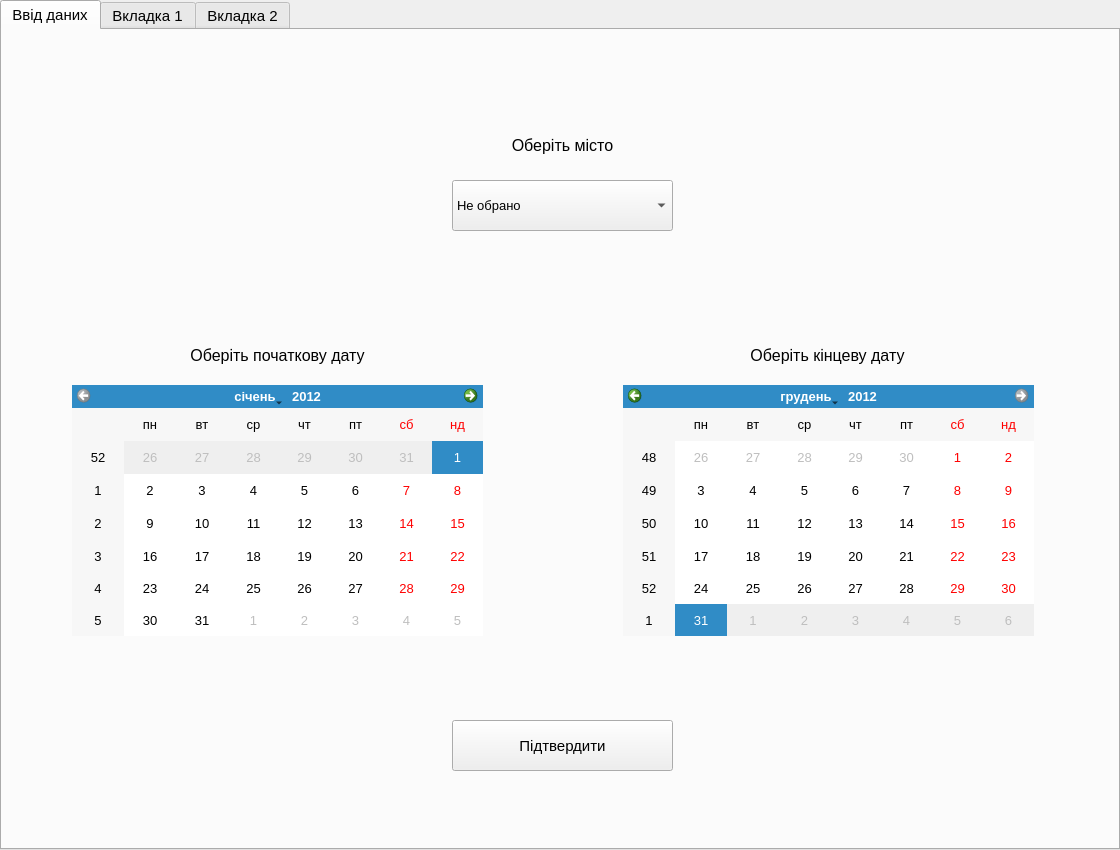
<?xml version="1.0" encoding="UTF-8"?>
<ui version="4.0">
 <class>MainWindow</class>
 <widget class="QMainWindow" name="MainWindow">
  <property name="geometry">
   <rect>
    <x>0</x>
    <y>0</y>
    <width>1120</width>
    <height>850</height>
   </rect>
  </property>
  <property name="font">
   <font>
    <family>MS Sans Serif</family>
    <pointsize>12</pointsize>
    <weight>50</weight>
    <italic>false</italic>
    <bold>false</bold>
    <underline>false</underline>
    <strikeout>false</strikeout>
    <stylestrategy>PreferDefault</stylestrategy>
    <kerning>true</kerning>
   </font>
  </property>
  <property name="windowTitle">
   <string>Лабораторна робота Рудика В. І. Группа ТІ-82</string>
  </property>
  <property name="locale">
   <locale language="Ukrainian" country="Ukraine"/>
  </property>
  <widget class="QWidget" name="centralwidget">
   <property name="enabled">
    <bool>true</bool>
   </property>
   <property name="font">
    <font>
     <family>MS Shell Dlg 2</family>
     <pointsize>12</pointsize>
     <weight>50</weight>
     <italic>false</italic>
     <bold>false</bold>
    </font>
   </property>
   <widget class="QTabWidget" name="tabWidget">
    <property name="geometry">
     <rect>
      <x>0</x>
      <y>0</y>
      <width>1120</width>
      <height>850</height>
     </rect>
    </property>
    <property name="font">
     <font>
      <family>MS Shell Dlg 2</family>
      <pointsize>11</pointsize>
     </font>
    </property>
    <property name="currentIndex">
     <number>0</number>
    </property>
    <widget class="QWidget" name="tab_0">
     <property name="font">
      <font>
       <family>MS Sans Serif</family>
       <pointsize>10</pointsize>
      </font>
     </property>
     <attribute name="title">
      <string>Ввід даних</string>
     </attribute>
     <widget class="QCalendarWidget" name="calendarWidget_1">
      <property name="geometry">
       <rect>
        <x>70</x>
        <y>355</y>
        <width>411</width>
        <height>251</height>
       </rect>
      </property>
      <property name="font">
       <font>
        <family>MS Shell Dlg 2</family>
       </font>
      </property>
      <property name="locale">
       <locale language="Ukrainian" country="Ukraine"/>
      </property>
      <property name="selectedDate">
       <date>
        <year>2012</year>
        <month>1</month>
        <day>1</day>
       </date>
      </property>
      <property name="minimumDate">
       <date>
        <year>2012</year>
        <month>1</month>
        <day>1</day>
       </date>
      </property>
      <property name="maximumDate">
       <date>
        <year>2012</year>
        <month>12</month>
        <day>30</day>
       </date>
      </property>
      <property name="gridVisible">
       <bool>false</bool>
      </property>
      <property name="navigationBarVisible">
       <bool>true</bool>
      </property>
      <property name="dateEditEnabled">
       <bool>true</bool>
      </property>
     </widget>
     <widget class="QCalendarWidget" name="calendarWidget_2">
      <property name="geometry">
       <rect>
        <x>621</x>
        <y>355</y>
        <width>411</width>
        <height>251</height>
       </rect>
      </property>
      <property name="font">
       <font>
        <family>MS Shell Dlg 2</family>
        <pointsize>10</pointsize>
       </font>
      </property>
      <property name="locale">
       <locale language="Ukrainian" country="Ukraine"/>
      </property>
      <property name="selectedDate">
       <date>
        <year>2012</year>
        <month>12</month>
        <day>31</day>
       </date>
      </property>
      <property name="minimumDate">
       <date>
        <year>2012</year>
        <month>1</month>
        <day>2</day>
       </date>
      </property>
      <property name="maximumDate">
       <date>
        <year>2012</year>
        <month>12</month>
        <day>31</day>
       </date>
      </property>
     </widget>
     <widget class="QComboBox" name="comboBox">
      <property name="geometry">
       <rect>
        <x>450</x>
        <y>150</y>
        <width>221</width>
        <height>51</height>
       </rect>
      </property>
      <property name="font">
       <font>
        <family>MS Shell Dlg 2</family>
        <pointsize>10</pointsize>
       </font>
      </property>
      <property name="locale">
       <locale language="Ukrainian" country="Ukraine"/>
      </property>
      <property name="editable">
       <bool>false</bool>
      </property>
      <item>
       <property name="text">
        <string>Не обрано</string>
       </property>
      </item>
      <item>
       <property name="text">
        <string>Дніпро</string>
       </property>
      </item>
      <item>
       <property name="text">
        <string>Донецьк</string>
       </property>
      </item>
      <item>
       <property name="text">
        <string>Івано-Франківськ</string>
       </property>
      </item>
      <item>
       <property name="text">
        <string>Київ</string>
       </property>
      </item>
      <item>
       <property name="text">
        <string>Кривий ріг</string>
       </property>
      </item>
      <item>
       <property name="text">
        <string>Луганськ</string>
       </property>
      </item>
      <item>
       <property name="text">
        <string>Львів</string>
       </property>
      </item>
      <item>
       <property name="text">
        <string>Симферополь</string>
       </property>
      </item>
      <item>
       <property name="text">
        <string>Одеса</string>
       </property>
      </item>
      <item>
       <property name="text">
        <string>Харків</string>
       </property>
      </item>
     </widget>
     <widget class="QLabel" name="label_0">
      <property name="geometry">
       <rect>
        <x>450</x>
        <y>90</y>
        <width>221</width>
        <height>51</height>
       </rect>
      </property>
      <property name="font">
       <font>
        <family>MS Shell Dlg 2</family>
        <pointsize>12</pointsize>
       </font>
      </property>
      <property name="text">
       <string>Оберіть місто</string>
      </property>
      <property name="alignment">
       <set>Qt::AlignCenter</set>
      </property>
      <property name="wordWrap">
       <bool>false</bool>
      </property>
     </widget>
     <widget class="QLabel" name="label_1">
      <property name="geometry">
       <rect>
        <x>70</x>
        <y>300</y>
        <width>411</width>
        <height>51</height>
       </rect>
      </property>
      <property name="font">
       <font>
        <family>MS Shell Dlg 2</family>
        <pointsize>12</pointsize>
       </font>
      </property>
      <property name="text">
       <string>Оберіть початкову дату</string>
      </property>
      <property name="alignment">
       <set>Qt::AlignCenter</set>
      </property>
     </widget>
     <widget class="QLabel" name="label_2">
      <property name="geometry">
       <rect>
        <x>620</x>
        <y>300</y>
        <width>411</width>
        <height>51</height>
       </rect>
      </property>
      <property name="font">
       <font>
        <family>MS Shell Dlg 2</family>
        <pointsize>12</pointsize>
       </font>
      </property>
      <property name="text">
       <string>Оберіть кінцеву дату</string>
      </property>
      <property name="alignment">
       <set>Qt::AlignCenter</set>
      </property>
      <property name="wordWrap">
       <bool>false</bool>
      </property>
     </widget>
     <widget class="QPushButton" name="pushButtonConfirm">
      <property name="geometry">
       <rect>
        <x>450</x>
        <y>690</y>
        <width>221</width>
        <height>51</height>
       </rect>
      </property>
      <property name="font">
       <font>
        <family>MS Shell Dlg 2</family>
        <pointsize>11</pointsize>
       </font>
      </property>
      <property name="text">
       <string>Підтвердити</string>
      </property>
     </widget>
    </widget>
    <widget class="QWidget" name="tab_1">
     <attribute name="title">
      <string>Вкладка 1</string>
     </attribute>
     <widget class="QTabWidget" name="tabWidget_2">
      <property name="geometry">
       <rect>
        <x>4</x>
        <y>0</y>
        <width>1111</width>
        <height>811</height>
       </rect>
      </property>
      <property name="currentIndex">
       <number>0</number>
      </property>
      <widget class="QWidget" name="tab_tem">
       <attribute name="title">
        <string>Температурна активність</string>
       </attribute>
       <widget class="QTabWidget" name="tabWidgetin_tem">
        <property name="geometry">
         <rect>
          <x>0</x>
          <y>0</y>
          <width>1111</width>
          <height>781</height>
         </rect>
        </property>
        <property name="currentIndex">
         <number>1</number>
        </property>
        <widget class="QWidget" name="tab_tem1">
         <attribute name="title">
          <string>Температурні умови</string>
         </attribute>
         <widget class="QWidget" name="widget_tem1" native="true">
          <property name="geometry">
           <rect>
            <x>0</x>
            <y>0</y>
            <width>1101</width>
            <height>751</height>
           </rect>
          </property>
         </widget>
        </widget>
        <widget class="QWidget" name="tab_tem2">
         <attribute name="title">
          <string>Тривалість температурних режимів</string>
         </attribute>
         <widget class="QWidget" name="widget_tem2" native="true">
          <property name="geometry">
           <rect>
            <x>0</x>
            <y>0</y>
            <width>1101</width>
            <height>751</height>
           </rect>
          </property>
         </widget>
        </widget>
       </widget>
      </widget>
      <widget class="QWidget" name="tab_vit">
       <attribute name="title">
        <string>Вітряна активність</string>
       </attribute>
       <widget class="QTabWidget" name="tabWidgetin_vit">
        <property name="geometry">
         <rect>
          <x>0</x>
          <y>0</y>
          <width>1111</width>
          <height>781</height>
         </rect>
        </property>
        <property name="currentIndex">
         <number>1</number>
        </property>
        <widget class="QWidget" name="tab_vit1">
         <attribute name="title">
          <string>Роза вітрів</string>
         </attribute>
         <widget class="QWidget" name="widget_vit1" native="true">
          <property name="geometry">
           <rect>
            <x>0</x>
            <y>0</y>
            <width>1101</width>
            <height>751</height>
           </rect>
          </property>
         </widget>
        </widget>
        <widget class="QWidget" name="tab_vit2">
         <attribute name="title">
          <string>Тривалість режимів вітрової активності</string>
         </attribute>
         <widget class="QWidget" name="widget_vit2" native="true">
          <property name="geometry">
           <rect>
            <x>0</x>
            <y>0</y>
            <width>1101</width>
            <height>751</height>
           </rect>
          </property>
         </widget>
        </widget>
       </widget>
      </widget>
      <widget class="QWidget" name="tab_son">
       <attribute name="title">
        <string>Сонячна активність</string>
       </attribute>
       <widget class="QTabWidget" name="tabWidgetin_son">
        <property name="geometry">
         <rect>
          <x>0</x>
          <y>0</y>
          <width>1111</width>
          <height>781</height>
         </rect>
        </property>
        <property name="currentIndex">
         <number>0</number>
        </property>
        <widget class="QWidget" name="tab_son1">
         <attribute name="title">
          <string>Інтенсивність сонячної інсоляції</string>
         </attribute>
         <widget class="QWidget" name="widget_son1" native="true">
          <property name="geometry">
           <rect>
            <x>0</x>
            <y>0</y>
            <width>1101</width>
            <height>751</height>
           </rect>
          </property>
         </widget>
        </widget>
        <widget class="QWidget" name="tab_son2">
         <attribute name="title">
          <string>Тривалість режимів сонячної активності</string>
         </attribute>
         <widget class="QWidget" name="widget_son2" native="true">
          <property name="geometry">
           <rect>
            <x>0</x>
            <y>0</y>
            <width>1101</width>
            <height>751</height>
           </rect>
          </property>
         </widget>
        </widget>
       </widget>
      </widget>
     </widget>
    </widget>
    <widget class="QWidget" name="tab_2">
     <attribute name="title">
      <string>Вкладка 2</string>
     </attribute>
    </widget>
   </widget>
  </widget>
 </widget>
 <resources/>
 <connections/>
</ui>
